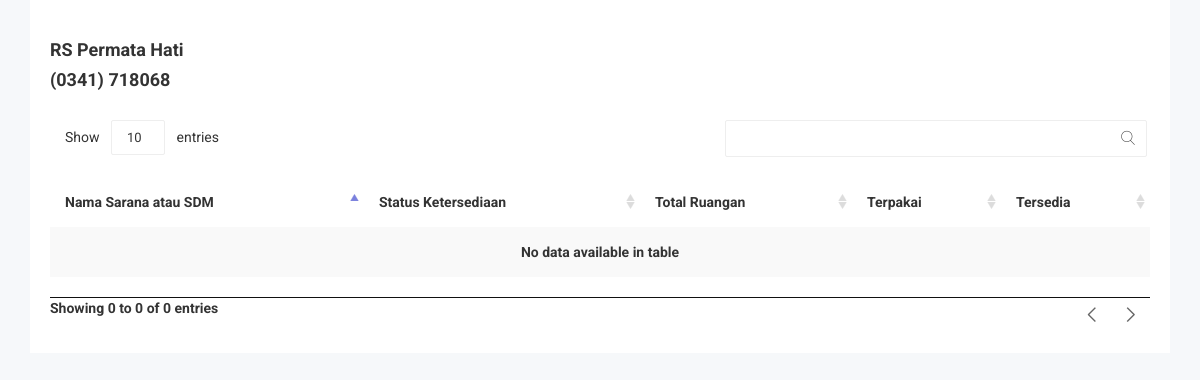
Before: /detail_faskes.php?id=RS006 with the older database file.
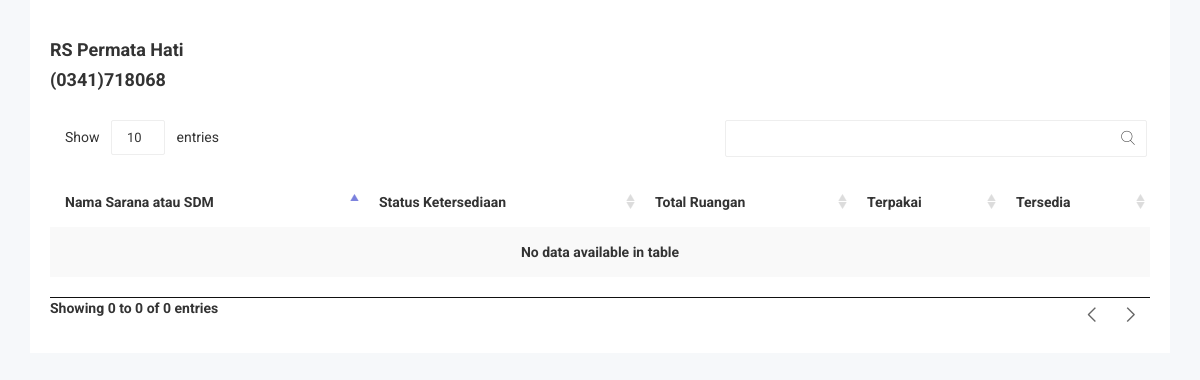
After: the same page with the newer database file.
### tables this page shows
CREATE TABLE `tb_rs` (
  `id_rs` varchar(15) NOT NULL,
  `nama_rs` varchar(200) NOT NULL,
  `alamat_rs` text NOT NULL,
  `telp_rs` varchar(100) NOT NULL,
  `lat` float(10,6) NOT NULL,
  `lng` float(10,6) NOT NULL,
  `location_status` tinyint(1) DEFAULT '0'
);

### detail_faskes.php (the view, shortened to what this page needs)
<!doctype html>
<html class="no-js" lang="">
<head>
    <link rel="stylesheet" href="css2/bootstrap.min.css">
    <link rel="stylesheet" href="css2/font-awesome.min.css">
    <link rel="stylesheet" href="css2/owl.carousel.css">
    <link rel="stylesheet" href="css2/owl.theme.css">
    <link rel="stylesheet" href="css2/owl.transitions.css">
    <link rel="stylesheet" href="css2/meanmenu/meanmenu.min.css">
    <link rel="stylesheet" href="css2/animate.css">
    <link rel="stylesheet" href="css2/normalize.css">
    <link rel="stylesheet" href="css2/wave/waves.min.css">
    <link rel="stylesheet" href="css2/wave/button.css">
    <link rel="stylesheet" href="css2/scrollbar/jquery.mCustomScrollbar.min.css">
    <link rel="stylesheet" href="css2/notika-custom-icon.css">
    <link rel="stylesheet" href="css2/jquery.dataTables.min.css">
    <link rel="stylesheet" href="css2/main.css">
    <link rel="stylesheet" href="style.css">
    <link rel="stylesheet" href="css2/responsive.css">
</head>
<body>
<div class="data-table-area">
        <div class="container">
            <div class="row">
                <div class="col-lg-12 col-md-12 col-sm-12 col-xs-12">
                    <div class="data-table-list">
                        <div class="table-responsive">
<?php
    include 'db/koneksi.php';
    $id = $_GET['id'];
    $data = mysqli_query($koneksi,"select * from tb_rs where id_rs='$id'");
    while($d = mysqli_fetch_array($data)){
        ?>
<div class="top_main">
         <b>
  </div>
                             <table id="data-table-basic" class="table table-striped">
    <h4><?php echo $d['nama_rs'] ?></h4>
    <h4><?php echo $d['telp_rs'] ?></h4>
                                <thead>
                                    <tr>
                                       <th>Nama Sarana atau SDM</th>
                                       <th>Status Ketersediaan</th>
                                       <th>Total Ruangan</th>
                                       <th>Terpakai</th>
                                       <th>Tersedia</th>
                                      </tr>
                                </thead>
                                <tbody>
                                </tbody>
                            </table>
                                  <?php
                              }
                                ?>
</div>
</div>
</div>
</body>

### css2/main.css (style rules this page uses)
html { color: #222; font-size: 1em; line-height: 1.4; }

Changed rows visible on the page:
changed tb_rs "RS Permata Hati": telp_rs "(0341) 718068" → "(0341)718068"
